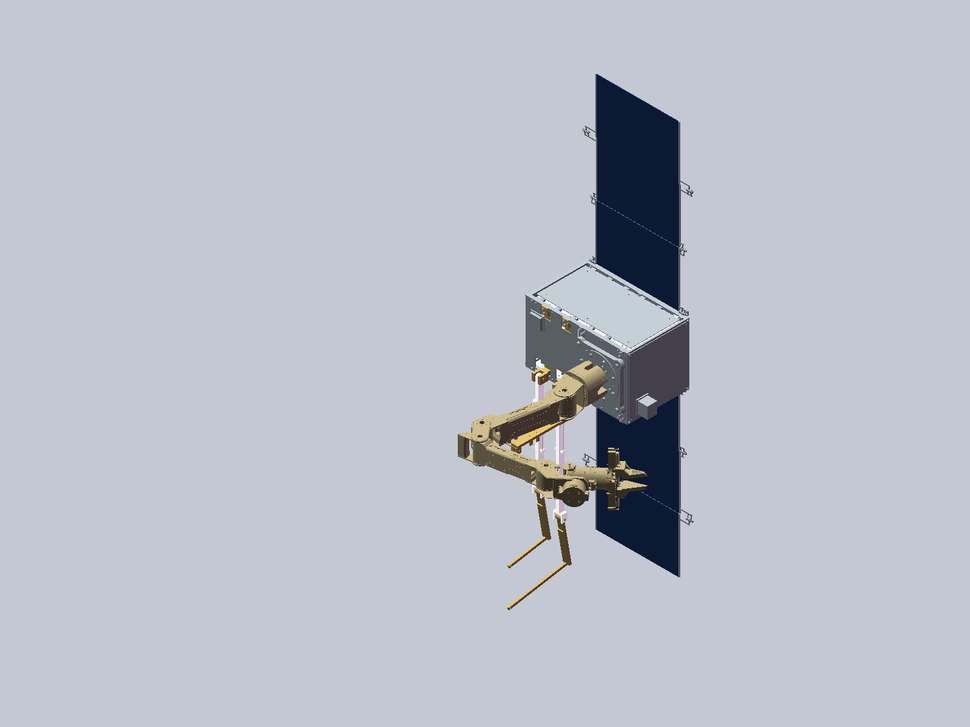
#> input picture 01_project/competition/SERVICE_ROBOT_MECHANICAL_CONSOLIDATION_20260905/runs/wp09_interfaces_20260907_1525/viewer/WP09_SERVICE_NATIVE.png, 970 x 727 px, shrunk from 1600 x 1200 before the run
$ python record_visual_review.py
#> lines starting #> are read from the running program, lines starting #| are printed output that depends on the picture
from pathlib import Path
from datetime import datetime,timezone
import json,hashlib
from PIL import Image
R=Path(__file__).resolve().parents[1]
def fact(p,observations):
#> called with p = 'viewer/WP09_SERVICE_NATIVE.png'
    q=R/p
    with Image.open(q) as im:size=list(im.size)
#> im is the input picture: PIL image 970x727 RGB; mean R, G, B 185.3, 190.3, 200.2
#> size = [970, 727]
    return dict(path=str(q),sha256=hashlib.sha256(q.read_bytes()).hexdigest(),pixels=size,visually_inspected_by='ROOT',observations=observations)
images=[fact('viewer/WP09_SERVICE_NATIVE.png','Actual SolidWorks isometric service assembly capture. Whole body, arm, covers, solar panels and retained support hardware fit inside the frame. Internal bay is largely concealed by covers; use bay source view for the delta.'),fact('viewer/bay_iso_20260907T065738Z.png','Actual CAD bay source render: raised tray, two static routes and +X propulsion reference carrier visible.'),fact('viewer/bay_top_20260907T065738Z.png','Actual top render reviewed for route separation and host arrangement.'),fact('viewer/bay_reverse_20260907T065738Z.png','Actual reverse render reviewed for deck/cradle arrangement.'),fact('docs/HARNESS_LAYOUT_S_WORLD.png','Final label revision inspected. P1/P2/D1/D2 are legible and cross-reference coordinates. Nominal length/radius and unbound cut lengths are explicit.')]
#> call 2 of fact, with p = 'viewer/bay_iso_20260907T065738Z.png'
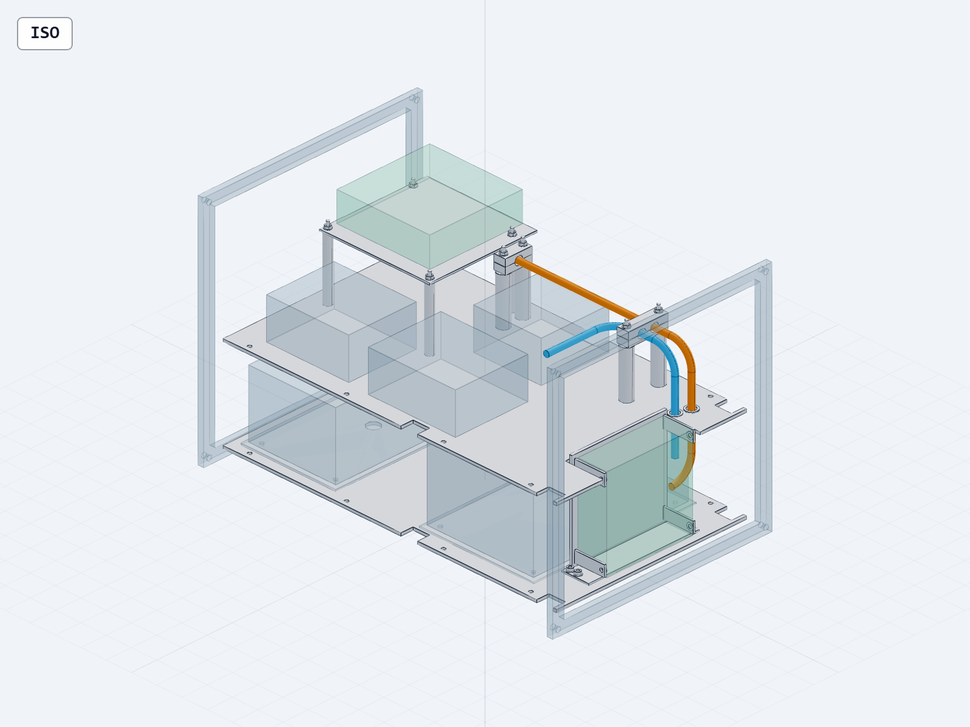
#> input picture 01_project/competition/SERVICE_ROBOT_MECHANICAL_CONSOLIDATION_20260905/runs/wp09_interfaces_20260907_1525/viewer/bay_iso_20260907T065738Z.png, 970 x 727 px, shrunk from 1600 x 1200 before the run
#> in fact, im is the input picture: PIL image 970x727 RGBA; mean R, G, B, A 226.2, 231.9, 237, 255
#> call 3 of fact, with p = 'viewer/bay_top_20260907T065738Z.png'
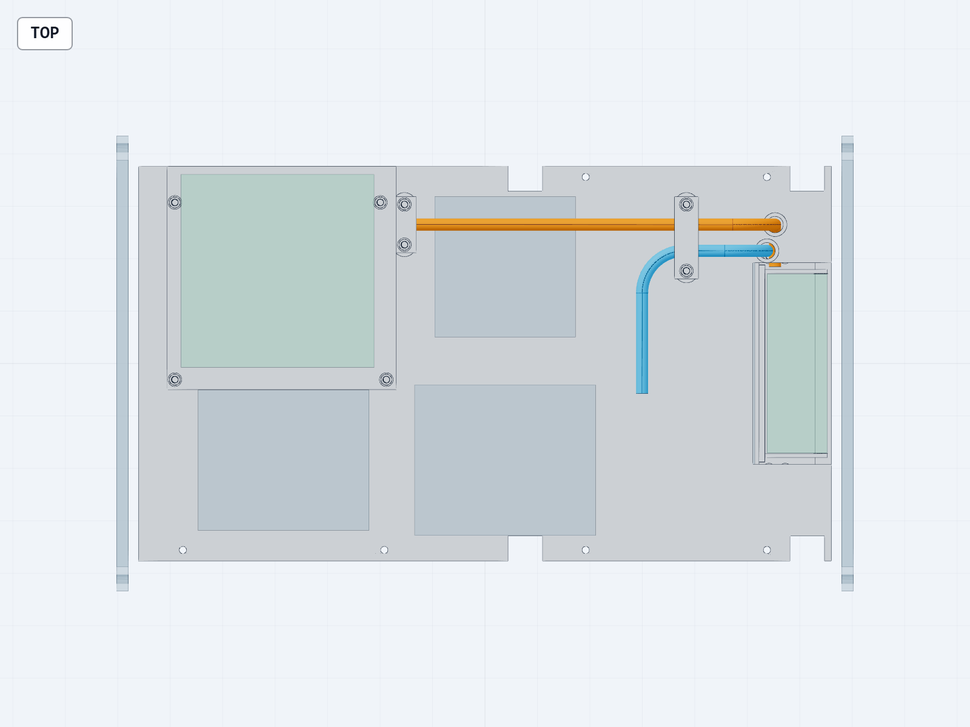
#> input picture 01_project/competition/SERVICE_ROBOT_MECHANICAL_CONSOLIDATION_20260905/runs/wp09_interfaces_20260907_1525/viewer/bay_top_20260907T065738Z.png, 970 x 727 px, shrunk from 1600 x 1200 before the run
#> in fact, im is the input picture: PIL image 970x727 RGBA; mean R, G, B, A 221, 227, 231, 255
#> call 4 of fact, with p = 'viewer/bay_reverse_20260907T065738Z.png'
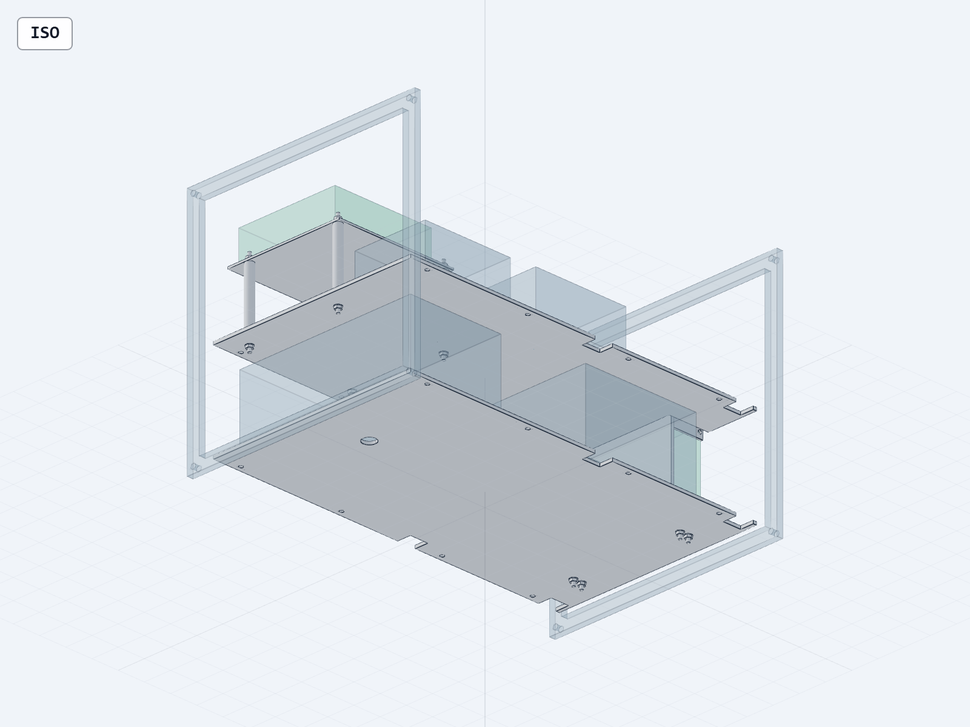
#> input picture 01_project/competition/SERVICE_ROBOT_MECHANICAL_CONSOLIDATION_20260905/runs/wp09_interfaces_20260907_1525/viewer/bay_reverse_20260907T065738Z.png, 970 x 727 px, shrunk from 1600 x 1200 before the run
#> in fact, im is the input picture: PIL image 970x727 RGBA; mean R, G, B, A 224.6, 229.8, 235.3, 255
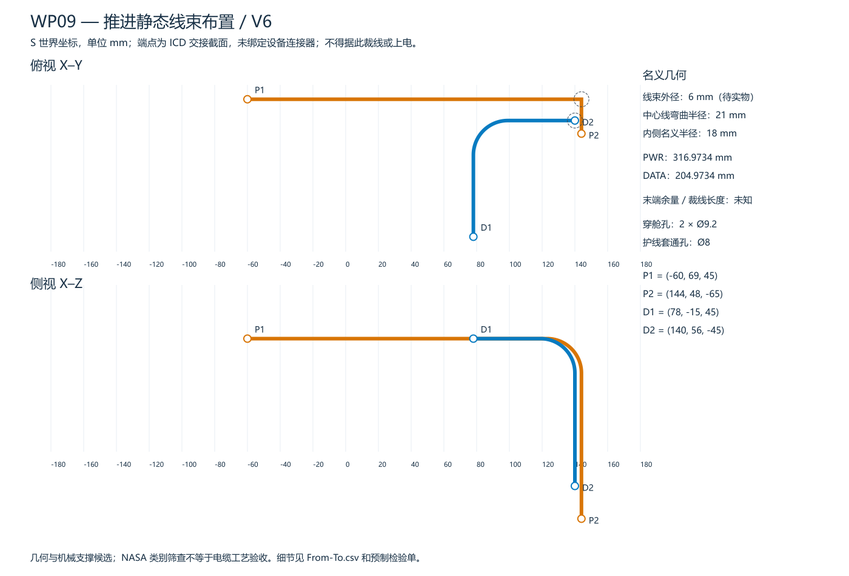
#> input picture 01_project/competition/SERVICE_ROBOT_MECHANICAL_CONSOLIDATION_20260905/runs/wp09_interfaces_20260907_1525/docs/HARNESS_LAYOUT_S_WORLD.png, 849 x 576 px, shrunk from 1400 x 950 before the run
#> in fact, im is the input picture: PIL image 849x576 RGBA; mean R, G, B, A 250.5, 250.7, 250.6, 255
out=dict(status='VISUAL_REVIEW_COMPLETED_WITH_DECLARED_LIMITS',utc=datetime.now(timezone.utc).isoformat(),images=images,not_verified_by_images=['DIMENSIONAL_CONFORMANCE','CONTINUOUS_MOTION','TOOL_ACCESS','PHYSICAL_HARNESS','FLIGHT_READINESS'],native_input_unchanged_after_capture=True,source_receipts=['results/NATIVE_VIEW_PREPARE.json','viewer/NATIVE_CAPTURE_RECEIPT.json','results/NATIVE_VIEW_CLOSE.json','viewer/BAY_SNAPSHOT_JOB.json'])
(R/'results/VISUAL_REVIEW.json').write_text(json.dumps(out,ensure_ascii=False,indent=2),encoding='utf-8')
url='http://127.0.0.1:3245/F:/China%20Graduate%20Future%20Flight%20Vehicle%20Innovation%20Competition/01_project/competition/SERVICE_ROBOT_MECHANICAL_CONSOLIDATION_20260905/runs/wp09_interfaces_20260907_1525?file=candidate%2Fintegrated_bay.step.py'
#> (the run stopped early here; a loop or call above may not have finished)
